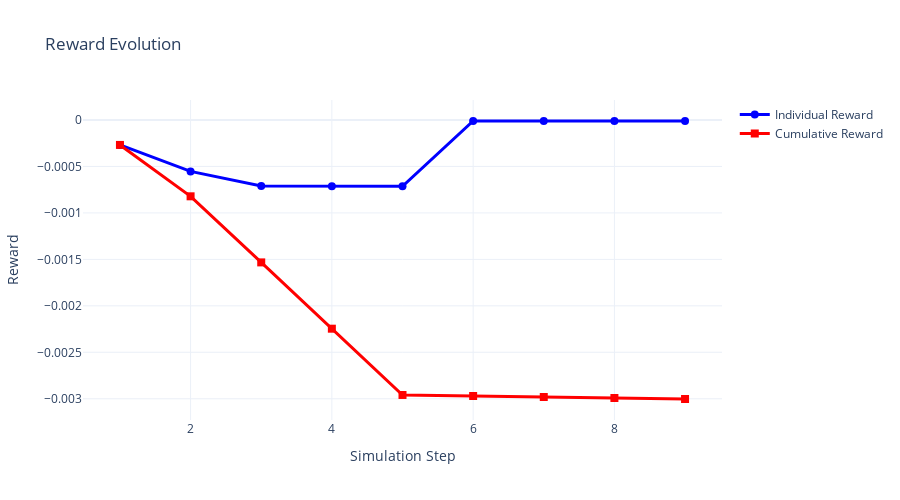

Notebook code for this chart:
### Code cell
plot_reward_evolution(rewards)

### Figure 1 — Plotly figure (JSON) as saved in the notebook; plotly's stock layout.template omitted (floating-point values rounded to 4 significant figures)
{"data": [{"line": {"color": "blue", "width": 3}, "marker": {"size": 8}, "mode": "lines+markers", "name": "Individual Reward", "type": "scatter", "x": [1, 2, 3, 4, 5, 6, 7, 8, 9], "y": [-0.0002683, -0.000553, -0.0007112, -0.0007133, -0.0007133, -1.084e-05, -1.084e-05, -1.084e-05, -1.084e-05]}, {"line": {"color": "red", "width": 3}, "marker": {"size": 8, "symbol": "square"}, "mode": "lines+markers", "name": "Cumulative Reward", "type": "scatter", "x": [1, 2, 3, 4, 5, 6, 7, 8, 9], "y": [-0.0002683, -0.0008213, -0.001533, -0.002246, -0.002959, -0.00297, -0.002981, -0.002992, -0.003002]}], "layout": {"height": 500, "title": {"text": "Reward Evolution"}, "xaxis": {"title": {"text": "Simulation Step"}}, "yaxis": {"title": {"text": "Reward"}}}}
